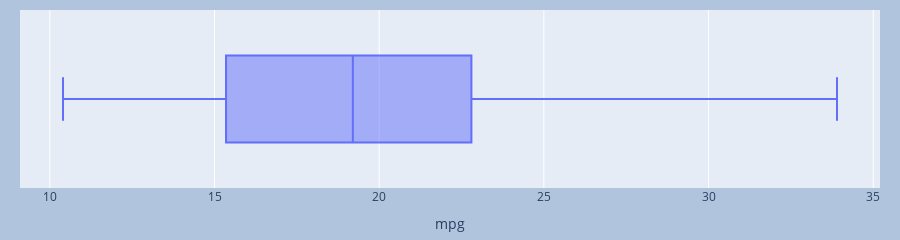
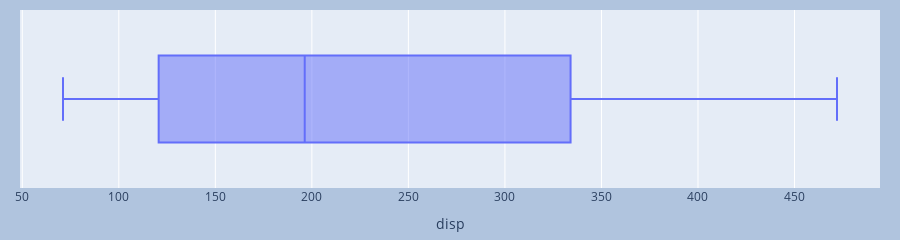
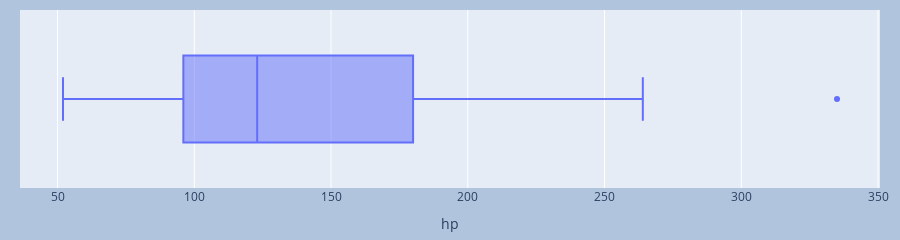
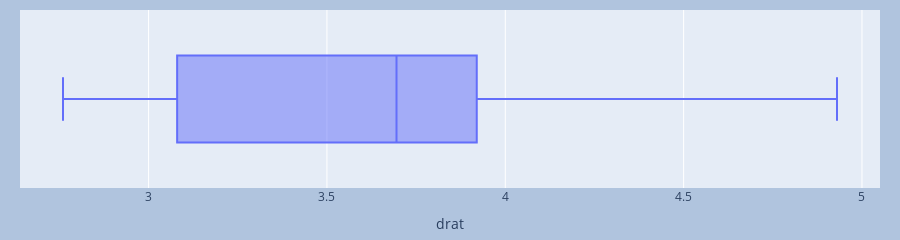

The code cell stored with these charts, in order, in its notebook:
### Markdown cell above
### Boxplot

### Code cell
for col in df.select_dtypes(include=['float']):
    fig = px.box(x=df[col], height=175, labels=dict(x=col), )

    fig.update_layout(
        margin=dict(l=20, r=20, t=10, b=10),
        paper_bgcolor="LightSteelBlue",
    )

    fig.show()

### Figure 1 — Plotly figure (JSON) as saved in the notebook; plotly's stock layout.template omitted (floating-point values rounded to 4 significant figures)
{"data": [{"alignmentgroup": "True", "hovertemplate": "mpg=%{x}<extra></extra>", "legendgroup": "", "marker": {"color": "#636efa"}, "name": "", "notched": false, "offsetgroup": "", "orientation": "h", "showlegend": false, "type": "box", "x": [21, 21, 22.8, 21.4, 18.7, 18.1, 14.3, 24.4, 22.8, 19.2, 17.8, 16.4, 17.3, 15.2, 10.4, 10.4, 14.7, 32.4, 30.4, 33.9, 21.5, 15.5, 15.2, 13.3, 19.2, 27.3, 26, 30.4, 15.8, 19.7, 15, 21.4], "x0": " ", "xaxis": "x", "y0": " ", "yaxis": "y"}], "layout": {"boxmode": "group", "height": 175, "legend": {"tracegroupgap": 0}, "margin": {"b": 10, "l": 20, "r": 20, "t": 10}, "paper_bgcolor": "LightSteelBlue", "xaxis": {"anchor": "y", "domain": [0, 1], "title": {"text": "mpg"}}, "yaxis": {"anchor": "x", "domain": [0, 1]}}}

### Figure 2 — Plotly figure (JSON) as saved in the notebook; plotly's stock layout.template omitted (floating-point values rounded to 4 significant figures)
{"data": [{"alignmentgroup": "True", "hovertemplate": "disp=%{x}<extra></extra>", "legendgroup": "", "marker": {"color": "#636efa"}, "name": "", "notched": false, "offsetgroup": "", "orientation": "h", "showlegend": false, "type": "box", "x": [160, 160, 108, 258, 360, 225, 360, 146.7, 140.8, 167.6, 167.6, 275.8, 275.8, 275.8, 472, 460, 440, 78.7, 75.7, 71.1, 120.1, 318, 304, 350, 400, 79, 120.3, 95.1, 351, 145, 301, 121], "x0": " ", "xaxis": "x", "y0": " ", "yaxis": "y"}], "layout": {"boxmode": "group", "height": 175, "legend": {"tracegroupgap": 0}, "margin": {"b": 10, "l": 20, "r": 20, "t": 10}, "paper_bgcolor": "LightSteelBlue", "xaxis": {"anchor": "y", "domain": [0, 1], "title": {"text": "disp"}}, "yaxis": {"anchor": "x", "domain": [0, 1]}}}

### Figure 3 — Plotly figure (JSON) as saved in the notebook; plotly's stock layout.template omitted (floating-point values rounded to 4 significant figures)
{"data": [{"alignmentgroup": "True", "hovertemplate": "hp=%{x}<extra></extra>", "legendgroup": "", "marker": {"color": "#636efa"}, "name": "", "notched": false, "offsetgroup": "", "orientation": "h", "showlegend": false, "type": "box", "x": [110, 110, 93, 110, 175, 105, 245, 62, 95, 123, 123, 180, 180, 180, 205, 215, 230, 66, 52, 65, 97, 150, 150, 245, 175, 66, 91, 113, 264, 175, 335, 109], "x0": " ", "xaxis": "x", "y0": " ", "yaxis": "y"}], "layout": {"boxmode": "group", "height": 175, "legend": {"tracegroupgap": 0}, "margin": {"b": 10, "l": 20, "r": 20, "t": 10}, "paper_bgcolor": "LightSteelBlue", "xaxis": {"anchor": "y", "domain": [0, 1], "title": {"text": "hp"}}, "yaxis": {"anchor": "x", "domain": [0, 1]}}}

### Figure 4 — Plotly figure (JSON) as saved in the notebook; plotly's stock layout.template omitted (floating-point values rounded to 4 significant figures)
{"data": [{"alignmentgroup": "True", "hovertemplate": "drat=%{x}<extra></extra>", "legendgroup": "", "marker": {"color": "#636efa"}, "name": "", "notched": false, "offsetgroup": "", "orientation": "h", "showlegend": false, "type": "box", "x": [3.9, 3.9, 3.85, 3.08, 3.15, 2.76, 3.21, 3.69, 3.92, 3.92, 3.92, 3.07, 3.07, 3.07, 2.93, 3, 3.23, 4.08, 4.93, 4.22, 3.7, 2.76, 3.15, 3.73, 3.08, 4.08, 4.43, 3.77, 4.22, 3.62, 3.54, 4.11], "x0": " ", "xaxis": "x", "y0": " ", "yaxis": "y"}], "layout": {"boxmode": "group", "height": 175, "legend": {"tracegroupgap": 0}, "margin": {"b": 10, "l": 20, "r": 20, "t": 10}, "paper_bgcolor": "LightSteelBlue", "xaxis": {"anchor": "y", "domain": [0, 1], "title": {"text": "drat"}}, "yaxis": {"anchor": "x", "domain": [0, 1]}}}
